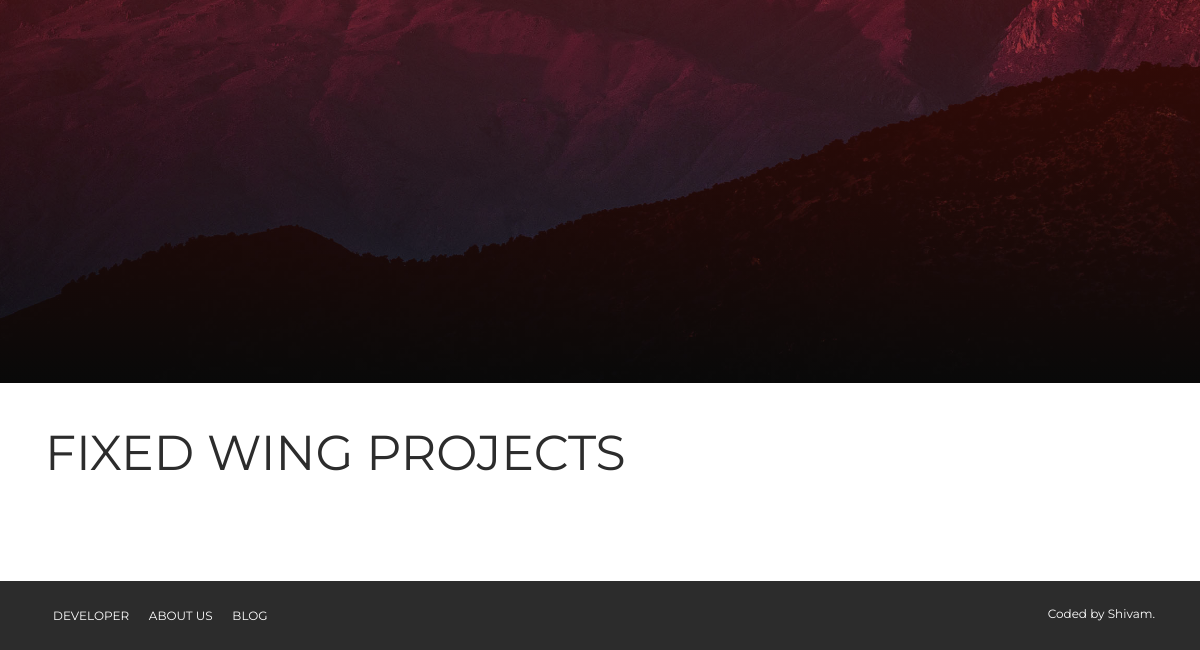
The page /fixedwing/ (lower part) on the database as committed earlier.
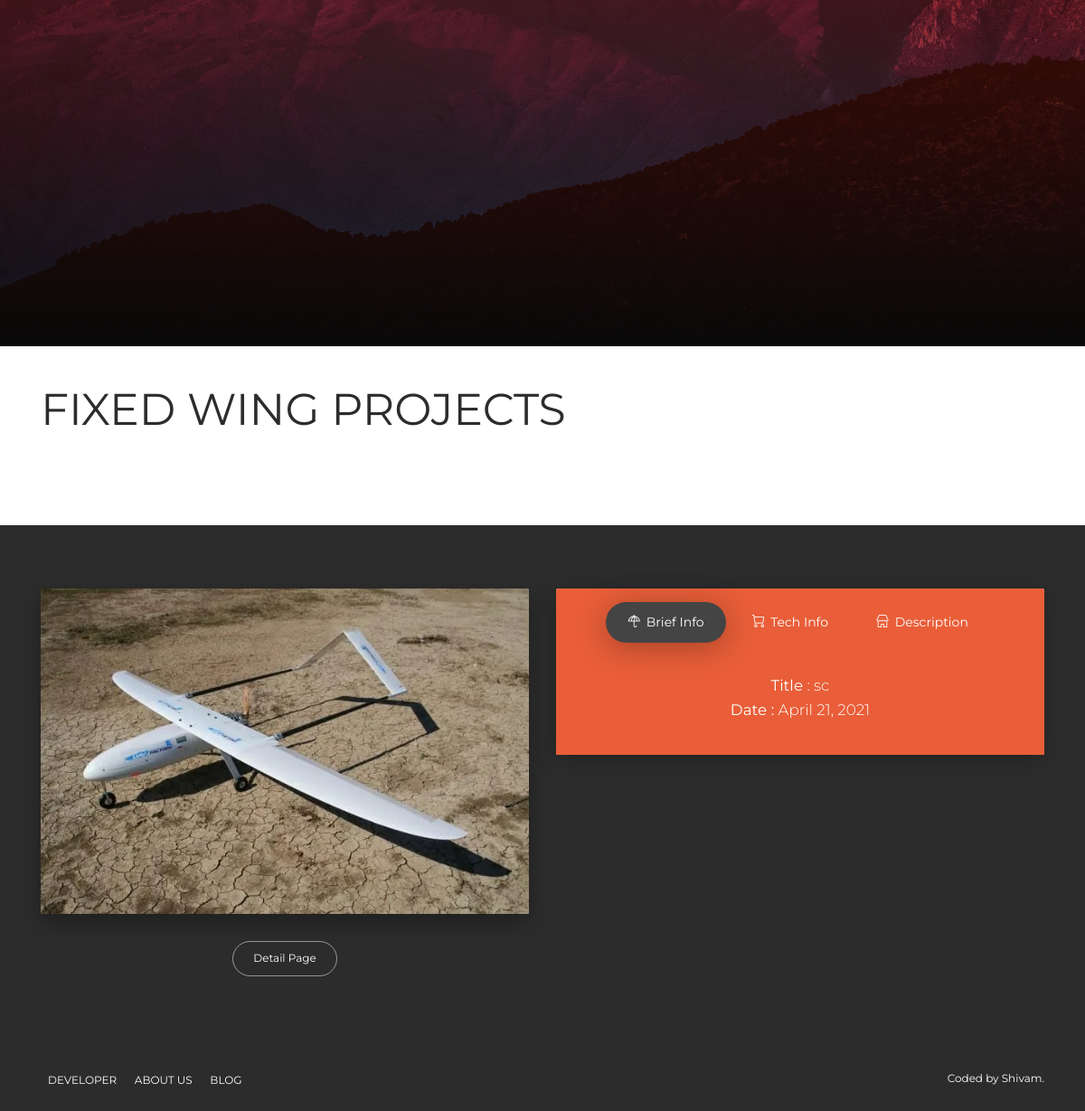
The same page on the database as committed later.
### fixedwing/models.py (models this page shows, shortened)
class FixedWingPost(models.Model):
    title = models.CharField(max_length=200)
    description = models.TextField()
    image = models.ImageField(upload_to='images/',  blank=True)
    date = models.DateField()
    type = [
    ('BLDC','Electric motor'),
    ('IC', 'Internal combustion engine'),
    ]
    Rotor_type = models.CharField(max_length=4, choices=type, default='BLDC')
    RF_frequecy = models.DecimalField(max_digits=5, decimal_places=2)
    _unit_ = [('MHz','Mega Hertz'),
    ('GHz','Giga Hertz')]
    unit = models.CharField(max_length=3, choices=_unit_, default='GHz')
    wing_Span_in_mm = models.IntegerField()
    wing_Area_in_mm2 = models.IntegerField()
    average_Chord_in_mm = models.IntegerField()
    weight_in_grams = models.IntegerField()
    cruise_Speed_in_mtr_per_s = models.IntegerField()
    microcontroller = models.CharField(max_length=100, )
    inertial_Measurement_Unit =  models.CharField(max_length=100, )
    RC_Receiver = models.CharField(max_length=250, )
    RC_Transmitter = models.CharField(max_length=250, )
    servos = models.CharField(max_length=250, )
    electronic_Speed_Contorller = models.CharField(max_length=250, )
    brushless_Motor = models.CharField(max_length=250, )

### fixedwing/views.py (the view)
# urls.py: path('', views.all_fixedwing, name='all_fixedwing'),
def all_fixedwing(request):
    fix_post = FixedWingPost.objects.order_by('-date')
    return render(request, 'fixedwing/all_fixedwing.html', {'fixedwings':fix_post})

### fixedwing/templates/fixedwing/all_fixedwing.html (shortened to what this page needs)
{% extends 'micro/base.html' %}
{% load static %}
{% block content %}
<div class="wrapper">
  <div class="page-header clear-filter" filter-color="orange">
    <div class="container">
    </div>
  </div>
  </div>
<br>
<br>
<div class="main">
  <div class="section section-basic" id="basic-elements">
    <div class="container">
      <h1> FIXED WING PROJECTS </h1>
      </div>
    </div>
</div>
{% for i in fixedwings %}
<div class="section section-examples" data-background-color="black">
  <div class="container text-center">
    <div class="row">
      <div class="col">
        <a href="#">
          <img src="{{ i.image.url }}" alt="Image" class="img-raised">
        </a>
        <a href="{% url 'fixedwing:detail' i.id %}" class="btn btn-outline-default btn-primary btn-round">Detail Page</a>
      </div>
        <div class="col-md-10 ml-auto col-xl-6 mr-auto ">
              <div class="card">
                <div class="card-header">
                  <ul class="nav nav-tabs justify-content-center" role="tablist" data-background-color="orange">
                    <li class="nav-item">
                      <a class="nav-link active" data-toggle="tab" href="#home{{ i.id }}" role="tab">
                        <i class="now-ui-icons objects_umbrella-13"></i> Brief Info
                      </a>
                    </li>
                    <li class="nav-item">
                      <a class="nav-link" data-toggle="tab" href="#profile{{ i.id }}" role="tab">
                        <i class="now-ui-icons shopping_cart-simple"></i> Tech Info
                      </a>
                    </li>
                    <li class="nav-item">
                      <a class="nav-link" data-toggle="tab" href="#messages{{ i.id }}" role="tab">
                        <i class="now-ui-icons shopping_shop"></i> Description
                      </a>
                    </li>
                  </ul>
                </div>
                <div class="card-body" data-background-color="orange">
                  <div class="tab-content text-center" >
                    <div class="tab-pane active" id="home{{ i.id }}" role="tabpanel" >
                      <p ><b> Title </b> : {{ i.title }} <br>
                          <b>    Date :  </b>{{ i.date }} </p>
                    </div>
                  </div>
                  </div>
                  </div>
                  </div>
      </div>
    </div>
  </div>
  {% endfor %}
{% endblock %}

Rows that differ between the two databases and show on the page:
added FixedWingPost: image (picture), title "sc", date "April 21, 2021"
